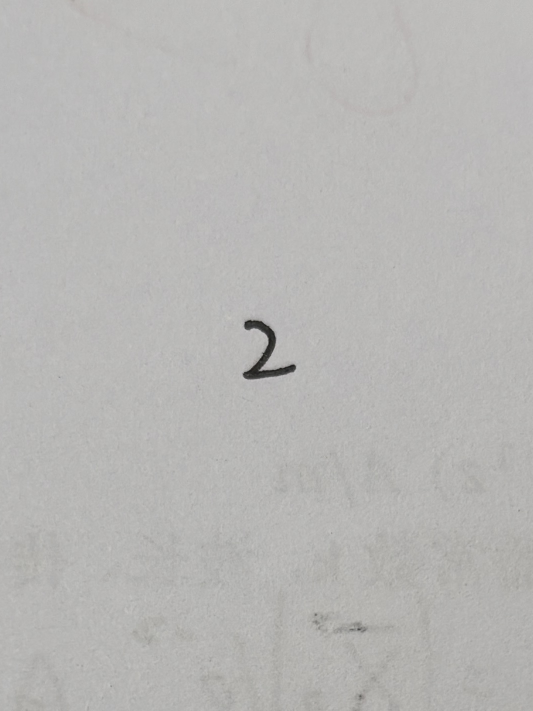
#> input picture new_tests/2_0.jpg, 1066 x 1422 px (shown at 1/2 size)
$ python -i static_images_recognize.py   (imports and definitions only)
#> lines starting #> are read from the running program, lines starting #| are printed output that depends on the picture; after the words box and inside, x2 and y2 are one past the last pixel; in counts of white or black regions, pixels touching at a corner belong together
import cv2
import paddle
import matplotlib.pyplot as plt
import numpy as np


def enhanced_preprocess(img_path, sharpen_strength=0.5, contrast_alpha=2, contrast_beta=5):
    """
    改进的预处理流程：
    1. 读取图像
    2. 转灰度
    3. 对比度增强
    4. 锐化处理
    5. 自适应阈值
    6. 形态学操作
    7. 尺寸调整
    8. 归一化
    """
#> called with img_path = './new_tests/2_0.jpg', sharpen_strength = 0.5, contrast_alpha = 2, contrast_beta = 5
    # 读取图像
    img = cv2.imread(img_path)
#> img is the input picture: shape (1422, 1066, 3); mean B, G, R 180.8, 182.6, 183.3
    if img is None:
        raise ValueError("Image not found or invalid path")

    cv2.imshow('处理前图像',img)
    # 等待用户按键（0 表示无限等待）
    cv2.waitKey(0)
    # 关闭所有 OpenCV 创建的窗口
    cv2.destroyAllWindows()

    # 转为灰度图
    gray = cv2.cvtColor(img, cv2.COLOR_BGR2GRAY)

    # 对比度增强 (线性变换)
    contrasted = cv2.convertScaleAbs(gray, alpha=contrast_alpha, beta=contrast_beta)
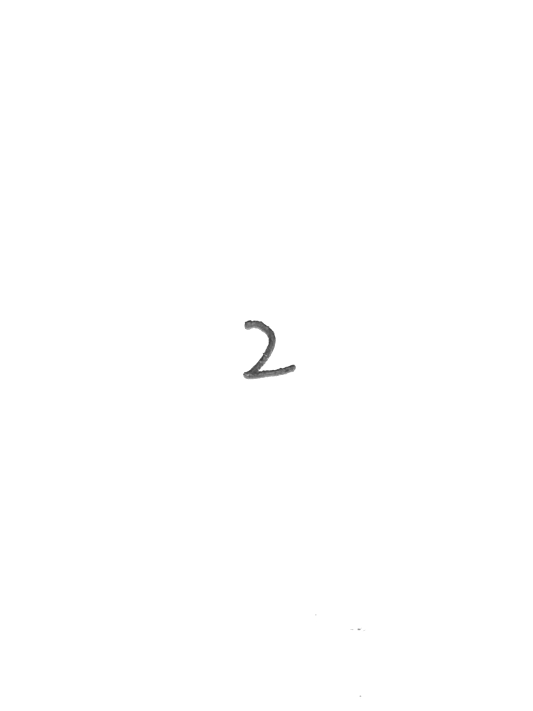
#> contrasted: shape (1422, 1066) (shown at 1/2 size); min 47, max 255, mean 254.7

    # 高斯模糊降噪
    blurred = cv2.GaussianBlur(contrasted, (5, 5), 0)

    # 锐化处理 - 使用非锐化掩模(Unsharp Mask)
    gaussian_3 = cv2.GaussianBlur(blurred, (0, 0), 1.8)
    sharpened = cv2.addWeighted(blurred, sharpen_strength, gaussian_3, -0.5, 0)
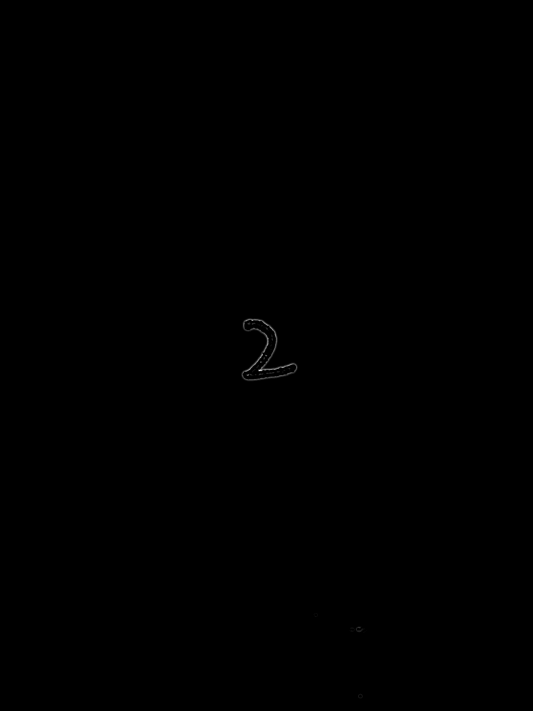
#> sharpened: shape (1422, 1066) (shown at 1/2 size); min 0, max 24, mean 0; drawn with min black and max white

    # 自适应阈值处理
    thresh = cv2.adaptiveThreshold(sharpened, 255,
                                  cv2.ADAPTIVE_THRESH_GAUSSIAN_C,
                                  cv2.THRESH_BINARY_INV, 25, 1.3)
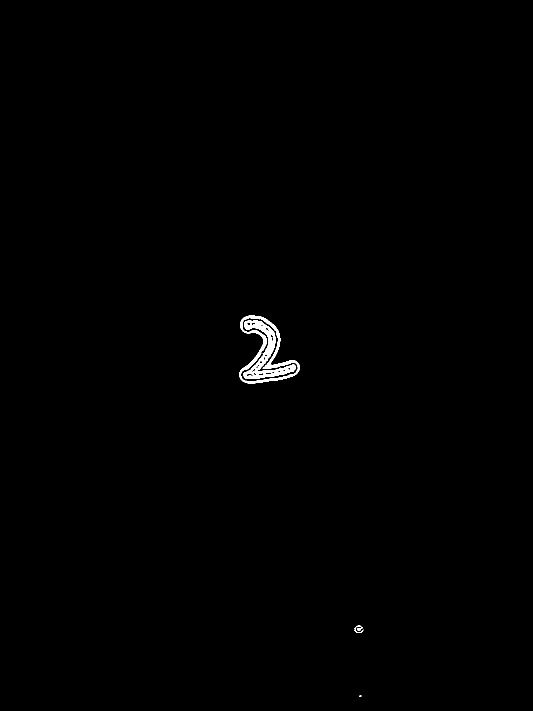
#> thresh: shape (1422, 1066) (shown at 1/2 size); 0.4% white; 5 white regions (1 under 20 px), largest, box (x1, y1, x2, y2) and area: (486, 640, 592, 758) 3100, (478, 631, 600, 767) 2790, (709, 1251, 727, 1266) 69, (714, 1253, 725, 1261) 44

    # 形态学操作（去除小噪点）
    kernel = np.ones((2,2), np.uint8)
    processed = cv2.morphologyEx(thresh, cv2.MORPH_CLOSE, kernel,iterations=1)
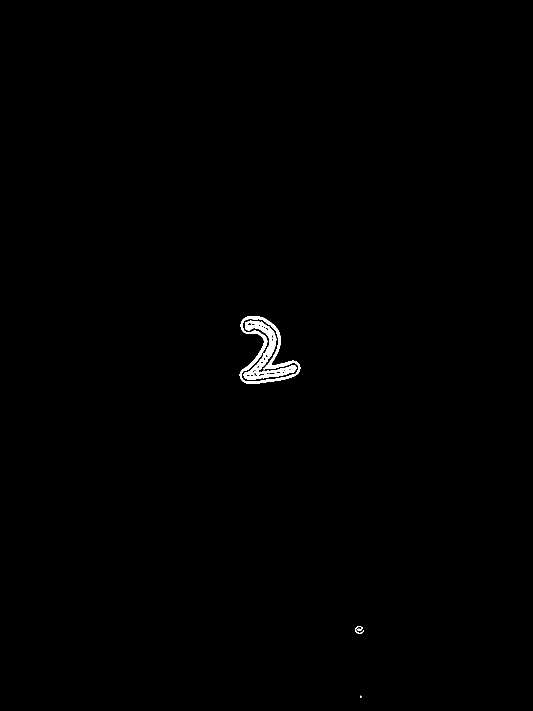
#> processed: shape (1422, 1066) (shown at 1/2 size); 0.4% white; 4 white regions (1 under 20 px), largest, box (x1, y1, x2, y2) and area: (487, 641, 593, 759) 3148, (479, 632, 601, 768) 2805, (710, 1252, 728, 1267) 115

    # 调整尺寸
    resized = cv2.resize(processed, (28, 28))

    cv2.imshow('处理后图像',processed)
    # 等待用户按键（0 表示无限等待）
    cv2.waitKey(0)
    # 关闭所有 OpenCV 创建的窗口
    cv2.destroyAllWindows()

    # 归一化处理
    normalized = resized.astype('float32') / 255.0

    # 调整维度 [C, H, W] + batch维度
    return normalized[np.newaxis, np.newaxis, :, :]


#普通处理图像
def preprocess_image(img_path):
    # 读取图像
    img = cv2.imread(img_path)
    if img is None:
        raise ValueError("Image not found or invalid path")

    cv2.imshow('处理前图像',img)
    # 等待用户按键（0 表示无限等待）
    cv2.waitKey(0)
    # 关闭所有 OpenCV 创建的窗口
    cv2.destroyAllWindows()

    # 转换为灰度图
    gray = cv2.cvtColor(img, cv2.COLOR_BGR2GRAY)

    # 二值化反转（MNIST风格：白字黑底）
    _, thresh = cv2.threshold(gray, 127, 255, cv2.THRESH_BINARY_INV)

    # 调整尺寸为28x28
    resized = cv2.resize(thresh, (28, 28))

    cv2.imshow('处理后图像',thresh)
    # 等待用户按键（0 表示无限等待）
    cv2.waitKey(0)
    # 关闭所有 OpenCV 创建的窗口
    cv2.destroyAllWindows()

    # 归一化并转换数据类型
    normalized = resized.astype('float32') / 255.0

    # 调整维度为 [C, H, W] 并添加batch维度
    input_tensor = normalized[np.newaxis, np.newaxis, :, :]

    return input_tensor

def predict_single_image(img_path):
    # 预处理图像
    input_tensor = enhanced_preprocess(img_path)
    #input_tensor = preprocess_image(img_path)

    # 转换为Paddle Tensor
    input_data = paddle.to_tensor(input_tensor)

    # 预测
    with paddle.no_grad():
        output = model(input_data)
        print('result',output)
        prediction = paddle.argmax(output, axis=1).numpy()[0]

    return prediction


#####################主程序#####################
img_path = './new_tests/2_0.jpg'
# [1 line that did not run here, left out]
# [3 lines not run here, left out]

# [1 line that did not run here, left out]
# [1 line not run here, left out]

>>> result = enhanced_preprocess('new_tests/2_0.jpg')

$ run again, on new_tests/0_0.jpg
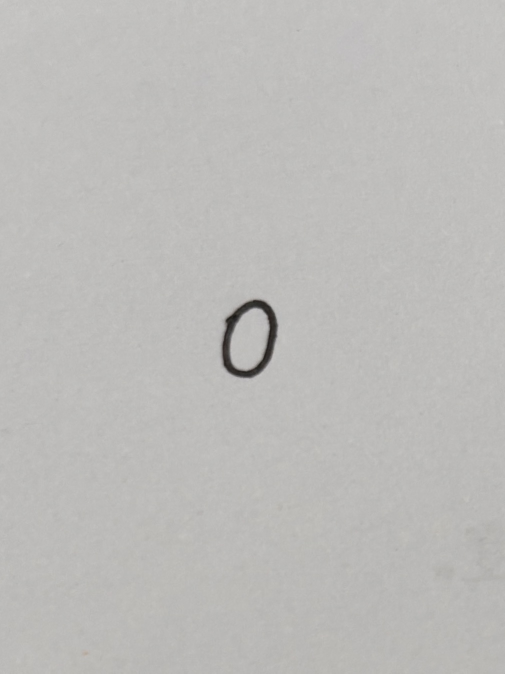
#> input picture new_tests/0_0.jpg, 1010 x 1347 px (shown at 1/2 size)
#> in enhanced_preprocess, img is the input picture: shape (1347, 1010, 3); mean B, G, R 185.5, 187.6, 188.6
#> in enhanced_preprocess (call 2), `thresh = cv2.adaptiveThreshold(sharpened, 255, cv2.ADAPTIVE_THRESH_GAU..`:
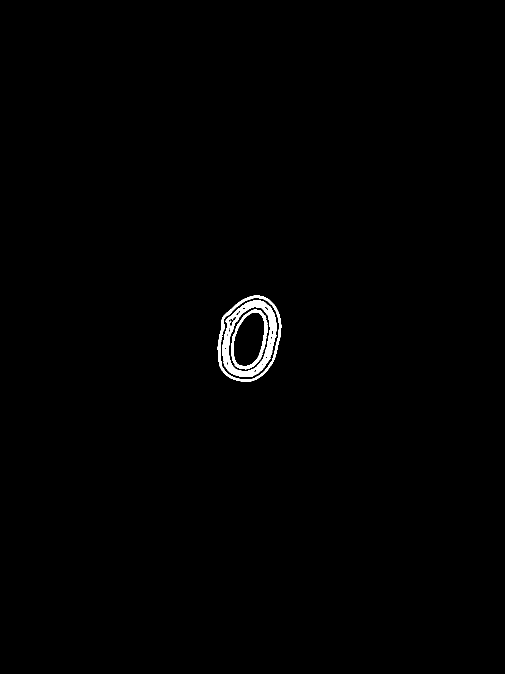
#> thresh: shape (1347, 1010) (shown at 1/2 size); 0.63% white; 3 white regions, box (x1, y1, x2, y2) and area: (445, 600, 554, 754) 4748, (435, 591, 563, 764) 2277, (462, 619, 536, 739) 1610
#> processed: shape (1347, 1010); 0.64% white; 3 white regions, box (x1, y1, x2, y2) and area: (446, 601, 555, 755) 4808, (436, 592, 564, 765) 2279, (463, 620, 537, 740) 1619
#> in enhanced_preprocess (call 2), `resized = cv2.resize(processed, (28, 28))`:
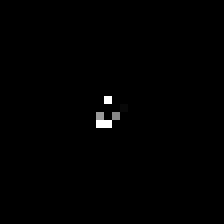
#> resized: shape (28, 28) (shown 8 times larger); min 0, max 255, mean 1.4

$ run again, on new_tests/1_0.jpg
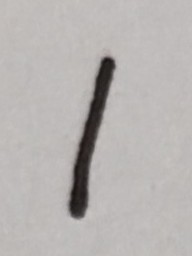
#> input picture new_tests/1_0.jpg, 192 x 256 px
#> in enhanced_preprocess, img is the input picture: shape (256, 192, 3); mean B, G, R 177.6, 179.3, 183.3
#> in enhanced_preprocess (call 2), `thresh = cv2.adaptiveThreshold(sharpened, 255, cv2.ADAPTIVE_THRESH_GAU..`:
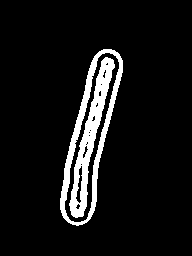
#> thresh: shape (256, 192); 8.2% white; 2 white regions, box (x1, y1, x2, y2) and area: (69, 57, 115, 218) 2029, (60, 49, 123, 226) 2023
#> processed: shape (256, 192); 8.3% white; 2 white regions, box (x1, y1, x2, y2) and area: (70, 58, 116, 219) 2065, (61, 50, 124, 227) 2026
#> in enhanced_preprocess (call 2), `resized = cv2.resize(processed, (28, 28))`:
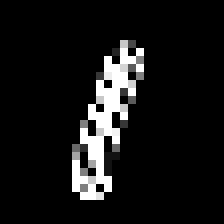
#> resized: shape (28, 28) (shown 8 times larger); min 0, max 255, mean 21.5

$ run again, on new_tests/3_0.jpg
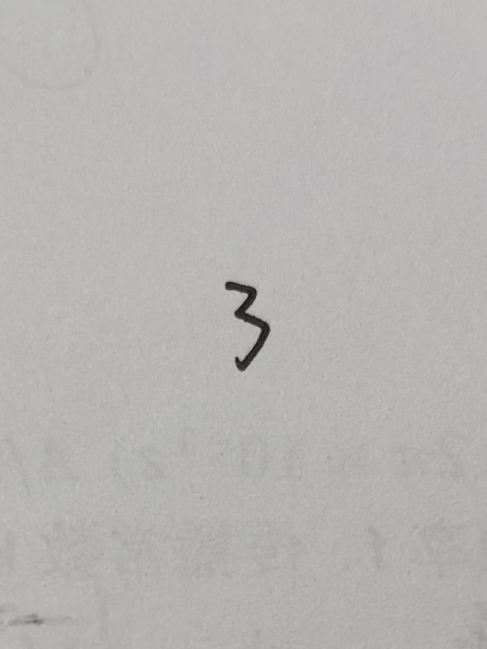
#> input picture new_tests/3_0.jpg, 973 x 1297 px (shown at 1/2 size)
#> in enhanced_preprocess, img is the input picture: shape (1297, 973, 3); mean B, G, R 178.8, 180.8, 181.8
#> in enhanced_preprocess (call 2), `thresh = cv2.adaptiveThreshold(sharpened, 255, cv2.ADAPTIVE_THRESH_GAU..`:
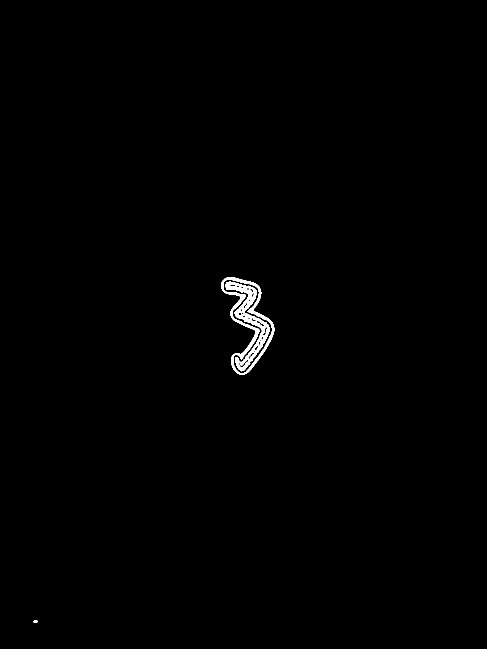
#> thresh: shape (1297, 973) (shown at 1/2 size); 0.54% white; 3 white regions, box (x1, y1, x2, y2) and area: (451, 563, 540, 743) 3556, (442, 554, 549, 750) 3211, (67, 1240, 76, 1246) 40
#> in enhanced_preprocess (call 2), `processed = cv2.morphologyEx(thresh, cv2.MORPH_CLOSE, kernel,iteration..`:
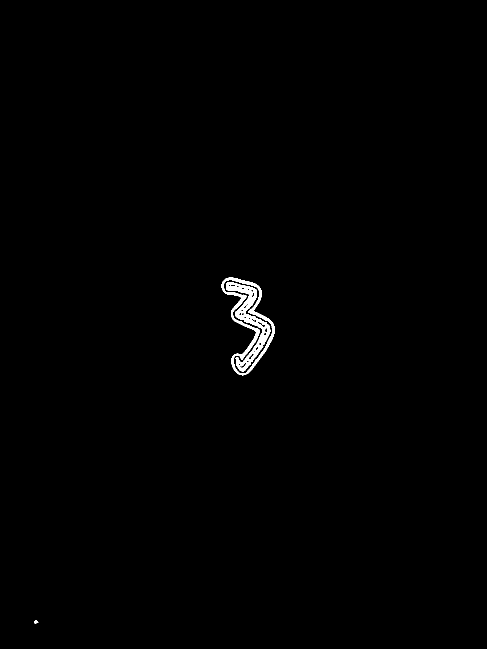
#> processed: shape (1297, 973) (shown at 1/2 size); 0.54% white; 3 white regions, box (x1, y1, x2, y2) and area: (452, 564, 541, 744) 3600, (443, 555, 550, 751) 3219, (68, 1241, 77, 1247) 40
